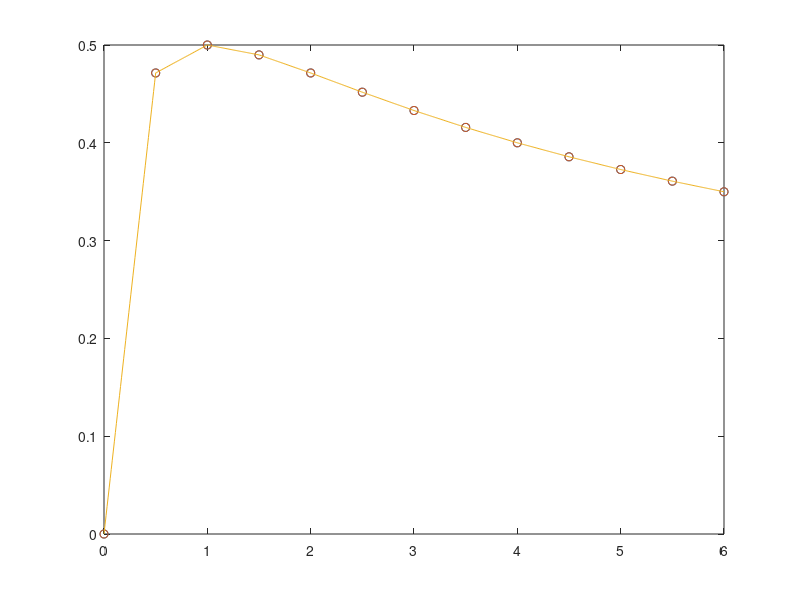

This figure's MATLAB source:
function ex13_4()
%  Description
%   = ()
%
% Long description

x = 0:0.5:6;
y = sqrt(x) ./ (x + 1);

plot(x, y, 'o'); hold on

xi = 0:0.01:6;

y1 = interp1(x, y, xi, 'linear');

plot(x, y, 'o', xi, y1, '-'); hold on
